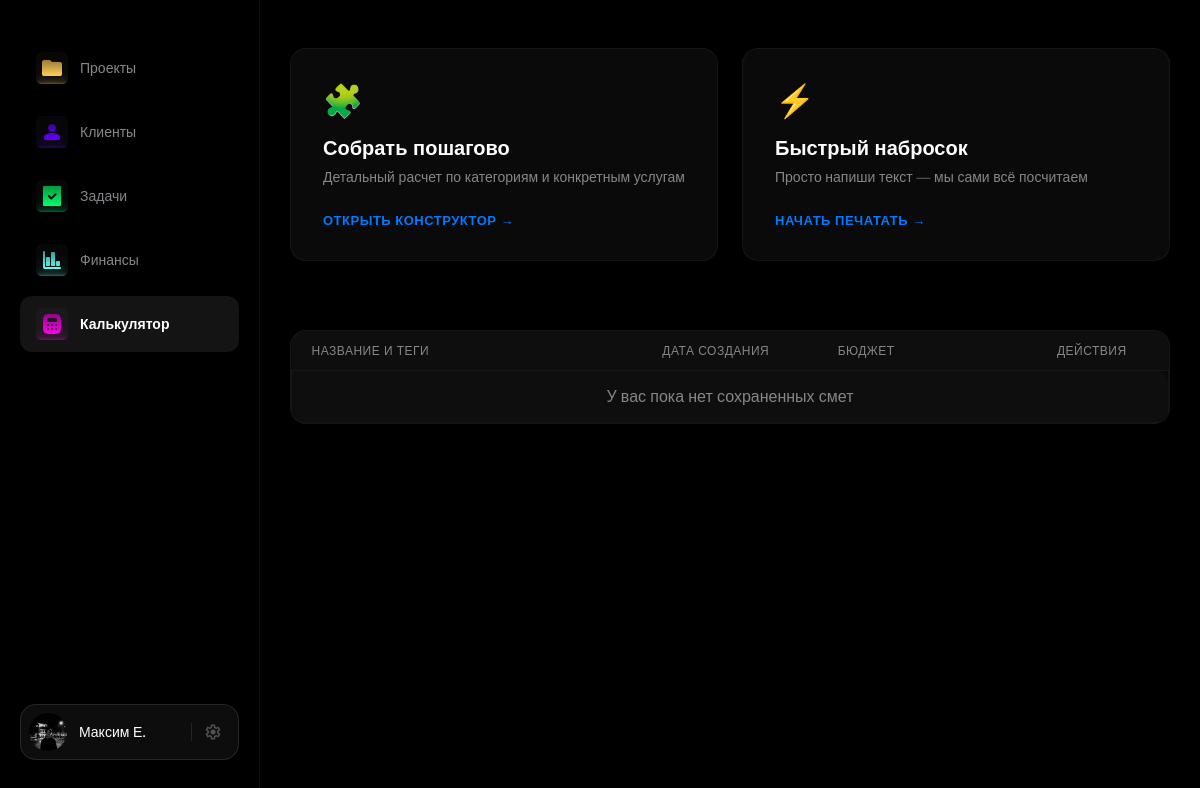
Before: /calculator/ with the older database file.
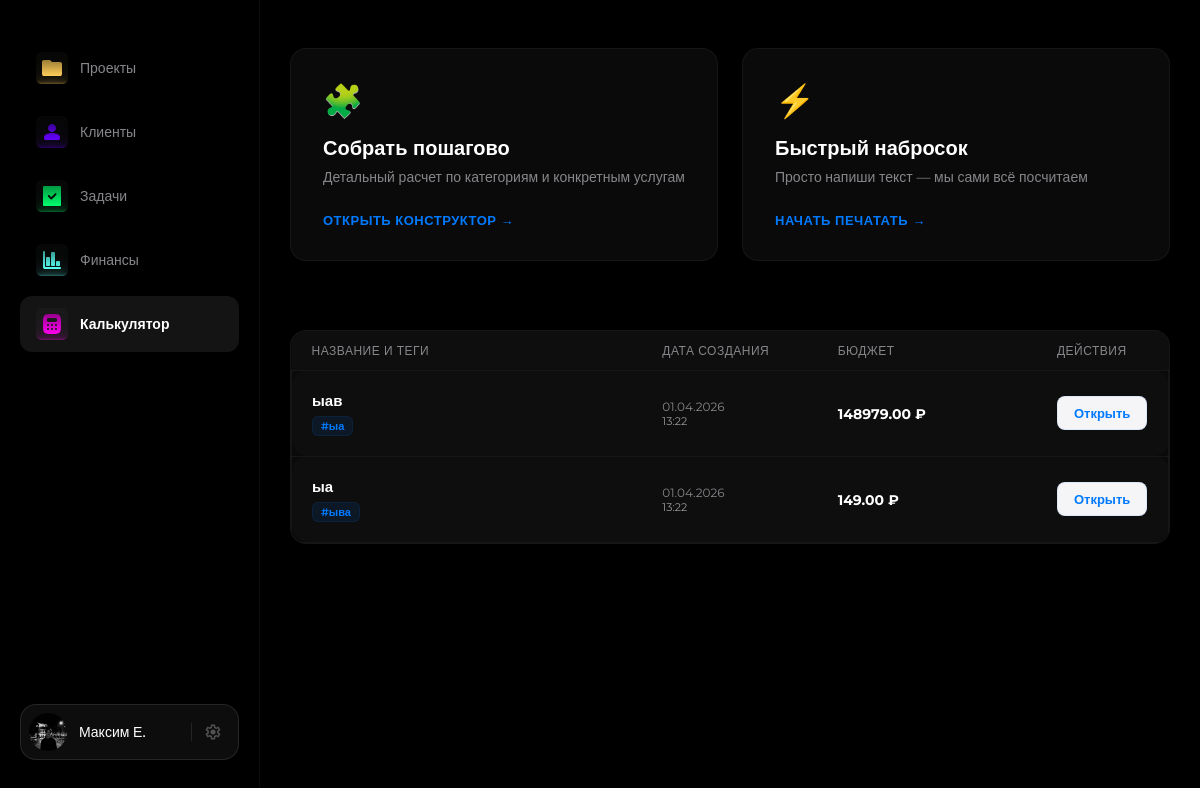
After: the same page with the newer database file.
### crm/models.py (models this page shows, shortened)
class Estimate(models.Model):
    title = models.CharField(max_length=255, default="Новая смета")
    created_at = models.DateTimeField(auto_now_add=True)
    subtotal = models.DecimalField(max_digits=12, decimal_places=2)
    tax_included = models.BooleanField(default=False)
    buffer_included = models.BooleanField(default=False)
    total_amount = models.DecimalField(max_digits=12, decimal_places=2)
    tags = models.CharField(max_length=255, blank=True, null=True)
    def get_tags_list(self):
        if self.tags:
            return [tag.strip() for tag in self.tags.split(',')]
        return []

### crm/views.py (the view)
# urls.py: path('calculator/', views.calculator, name='calculator'),
def calculator(request):
    estimates = Estimate.objects.all().order_by('-created_at')
    return render(request, 'calculator.html', {'estimates': estimates})

### templates/calculator.html (shortened to what this page needs)
{% extends 'base.html' %}
{% load static %}
{% block content %}
<link rel="stylesheet" href="{% static 'css/main.css' %}">
<link rel="stylesheet" href="{% static 'css/modal.css' %}">
<link rel="stylesheet" href="{% static 'css/calc.css' %}">
<div class="calculator-page">
    <div class="calculator-grid">
        <div class="calc-card" onclick="openModal('manualModal')">
            <div class="calc-card-icon">🧩</div>
            <h3>Собрать пошагово</h3>
            <p>Детальный расчет по категориям и конкретным услугам</p>
            <span class="calc-card-cta">Открыть конструктор →</span>
        </div>
        <div class="calc-card" onclick="openModal('smartModal')">
            <div class="calc-card-icon">⚡️</div>
            <h3>Быстрый набросок</h3>
            <p>Просто напиши текст — мы сами всё посчитаем</p>
            <span class="calc-card-cta">Начать печатать →</span>
        </div>
    </div>
    <div class="table-section-header">
        <h2>Архив смет</h2>
    </div>
    <div class="table-container">
        <table class="crm-table">
            <thead>
                <tr>
                    <th style="width: 40%;">Название и теги</th>
                    <th style="width: 20%;">Дата создания</th>
                    <th style="width: 25%;">Бюджет</th>
                    <th style="width: 15%;">Действия</th>
                </tr>
            </thead>
            <tbody>
                {% if estimates %}
                    {% for estimate in estimates %}
                    <tr>
                        <td>
                            <div class="estimate-info">
                                <a href="#" class="project-link" onclick="viewEstimate({{ estimate.id }}); return false;">
                                    {% if estimate.title %}
                                        {{ estimate.title }}
                                    {% else %}
                                        Смета #{{ estimate.id }}
                                    {% endif %}
                                </a>
                                <div class="estimate-tags">
                                    {% if estimate.tags %}
                                        {% for tag in estimate.get_tags_list %}
                                            <span class="tag-badge">#{{ tag }}</span>
                                        {% endfor %}
                                    {% endif %}
                                </div>
                            </div>
                        </td>
                        <td>
                            <div class="project-date">{{ estimate.created_at|date:"d.m.Y" }}</div>
                            <div class="project-time" style="font-size: 11px; color: #999;">{{ estimate.created_at|date:"H:i" }}</div>
                        </td>
                        <td><span class="budget-cell">{{ estimate.total_amount }} ₽</span></td>
                        <td class="actions-cell">
                            <button class="more-btn" onclick="viewEstimate({{ estimate.id }})">Открыть</button>
                        </td>
                    </tr>
                    {% endfor %}
                {% else %}
                <tr>
                    <td colspan="4" class="empty-row">У вас пока нет сохраненных смет</td>
                </tr>
                {% endif %}
            </tbody>
        </table>
    </div>
</div>
{% endblock %}

Changed rows visible on the page:
added Estimate: title "ыав", get_tags_list "ыа", created_at "01.04.2026", created_at "13:22", total_amount "148979.00"
added Estimate: title "ыа", get_tags_list "ыва", created_at "01.04.2026", created_at "13:22", total_amount "149.00"
Other visible differences:
text no longer shown: "У вас пока нет сохраненных смет"
